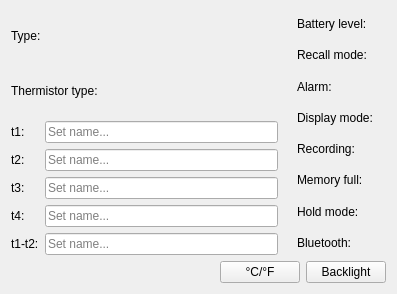
<?xml version="1.0" encoding="UTF-8"?>
<ui version="4.0">
 <class>Form</class>
 <widget class="QWidget" name="Form">
  <property name="geometry">
   <rect>
    <x>0</x>
    <y>0</y>
    <width>397</width>
    <height>294</height>
   </rect>
  </property>
  <property name="windowTitle">
   <string>Thermometer</string>
  </property>
  <property name="windowIcon">
   <iconset resource="../../../resource/icons/icons.qrc">
    <normaloff>:/icons/thermometer.svg</normaloff>:/icons/thermometer.svg</iconset>
  </property>
  <layout class="QVBoxLayout" name="verticalLayout">
   <item>
    <layout class="QHBoxLayout" name="horizontalLayout_2">
     <item>
      <layout class="QVBoxLayout" name="verticalLayout_2">
       <item>
        <layout class="QGridLayout" name="gridLayout_2">
         <item row="0" column="1">
          <widget class="QLabel" name="deviceTypeLabel"/>
         </item>
         <item row="0" column="0">
          <widget class="QLabel" name="label_2">
           <property name="text">
            <string>Type:</string>
           </property>
          </widget>
         </item>
         <item row="1" column="0">
          <widget class="QLabel" name="label_4">
           <property name="text">
            <string>Thermistor type:</string>
           </property>
          </widget>
         </item>
         <item row="1" column="1">
          <widget class="QLabel" name="thermistorTypeLabel"/>
         </item>
        </layout>
       </item>
       <item>
        <layout class="QGridLayout" name="gridLayout_3">
         <item row="0" column="0">
          <widget class="QLabel" name="label_3">
           <property name="text">
            <string>t1:</string>
           </property>
          </widget>
         </item>
         <item row="3" column="0">
          <widget class="QLabel" name="label_15">
           <property name="text">
            <string>t4:</string>
           </property>
          </widget>
         </item>
         <item row="0" column="2">
          <widget class="QLabel" name="t1Label"/>
         </item>
         <item row="1" column="0">
          <widget class="QLabel" name="label_13">
           <property name="text">
            <string>t2:</string>
           </property>
          </widget>
         </item>
         <item row="0" column="1">
          <widget class="QLineEdit" name="t1NameLineEdit">
           <property name="placeholderText">
            <string>Set name...</string>
           </property>
          </widget>
         </item>
         <item row="2" column="0">
          <widget class="QLabel" name="label_14">
           <property name="text">
            <string>t3:</string>
           </property>
          </widget>
         </item>
         <item row="4" column="0">
          <widget class="QLabel" name="label_16">
           <property name="text">
            <string>t1-t2:</string>
           </property>
          </widget>
         </item>
         <item row="1" column="2">
          <widget class="QLabel" name="t2Label"/>
         </item>
         <item row="2" column="2">
          <widget class="QLabel" name="t3Label"/>
         </item>
         <item row="3" column="2">
          <widget class="QLabel" name="t4Label"/>
         </item>
         <item row="4" column="2">
          <widget class="QLabel" name="t1minust2Label"/>
         </item>
         <item row="1" column="1">
          <widget class="QLineEdit" name="t2NameLineEdit">
           <property name="placeholderText">
            <string>Set name...</string>
           </property>
          </widget>
         </item>
         <item row="2" column="1">
          <widget class="QLineEdit" name="t3NameLineEdit">
           <property name="placeholderText">
            <string>Set name...</string>
           </property>
          </widget>
         </item>
         <item row="3" column="1">
          <widget class="QLineEdit" name="t4NameLineEdit">
           <property name="placeholderText">
            <string>Set name...</string>
           </property>
          </widget>
         </item>
         <item row="4" column="1">
          <widget class="QLineEdit" name="t1minust2NameLineEdit">
           <property name="placeholderText">
            <string>Set name...</string>
           </property>
          </widget>
         </item>
        </layout>
       </item>
      </layout>
     </item>
     <item>
      <layout class="QGridLayout" name="gridLayout">
       <item row="7" column="0">
        <widget class="QLabel" name="label_12">
         <property name="text">
          <string>Bluetooth:</string>
         </property>
        </widget>
       </item>
       <item row="1" column="0">
        <widget class="QLabel" name="label_7">
         <property name="text">
          <string>Recall mode:</string>
         </property>
        </widget>
       </item>
       <item row="0" column="0">
        <widget class="QLabel" name="label">
         <property name="text">
          <string>Battery level:</string>
         </property>
        </widget>
       </item>
       <item row="3" column="0">
        <widget class="QLabel" name="label_6">
         <property name="text">
          <string>Display mode:</string>
         </property>
        </widget>
       </item>
       <item row="2" column="0">
        <widget class="QLabel" name="label_8">
         <property name="text">
          <string>Alarm:</string>
         </property>
        </widget>
       </item>
       <item row="4" column="0">
        <widget class="QLabel" name="label_9">
         <property name="text">
          <string>Recording:</string>
         </property>
        </widget>
       </item>
       <item row="5" column="0">
        <widget class="QLabel" name="label_10">
         <property name="text">
          <string>Memory full:</string>
         </property>
        </widget>
       </item>
       <item row="6" column="0">
        <widget class="QLabel" name="label_11">
         <property name="text">
          <string>Hold mode:</string>
         </property>
        </widget>
       </item>
       <item row="0" column="1">
        <widget class="QLabel" name="batteryLevelLabel"/>
       </item>
       <item row="1" column="1">
        <widget class="QLabel" name="recallModeLabel"/>
       </item>
       <item row="2" column="1">
        <widget class="QLabel" name="alarmStateLabel"/>
       </item>
       <item row="3" column="1">
        <widget class="QLabel" name="displayModeLabel"/>
       </item>
       <item row="4" column="1">
        <widget class="QLabel" name="recordingLabel"/>
       </item>
       <item row="5" column="1">
        <widget class="QLabel" name="memoryFullLabel"/>
       </item>
       <item row="6" column="1">
        <widget class="QLabel" name="holdModeLabel"/>
       </item>
       <item row="7" column="1">
        <widget class="QLabel" name="bluetoothLabel"/>
       </item>
      </layout>
     </item>
    </layout>
   </item>
   <item>
    <layout class="QHBoxLayout" name="horizontalLayout">
     <item>
      <spacer name="horizontalSpacer">
       <property name="orientation">
        <enum>Qt::Horizontal</enum>
       </property>
       <property name="sizeHint" stdset="0">
        <size>
         <width>40</width>
         <height>20</height>
        </size>
       </property>
      </spacer>
     </item>
     <item>
      <widget class="QPushButton" name="switchUnitsPushButton">
       <property name="text">
        <string>°C/°F</string>
       </property>
      </widget>
     </item>
     <item>
      <widget class="QPushButton" name="backlightPushButton">
       <property name="text">
        <string>Backlight</string>
       </property>
      </widget>
     </item>
    </layout>
   </item>
  </layout>
 </widget>
 <resources>
  <include location="../../../resource/icons/icons.qrc"/>
 </resources>
 <connections/>
</ui>
